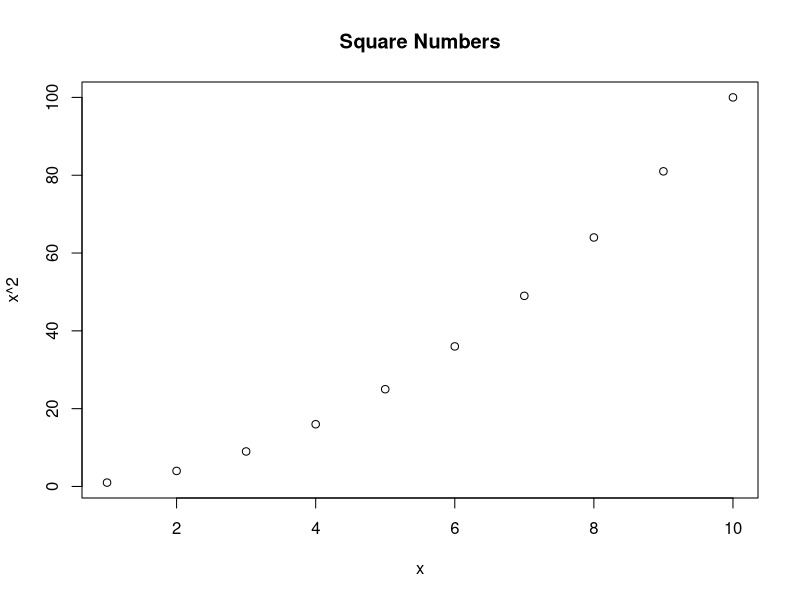

Source code (R):
## ---- chunk 1
#| echo: true
x <- 1:10
mean(x)
## ---- chunk 2
#| fig-width: 5
#| fig-height: 4
#| fig-cap: "A simple scatter plot"
plot(
    1:10,
    (1:10)^2,
    main = "Square Numbers",
    xlab = "x",
    ylab = "x^2"
)
## ---- chunk 3
x <- c(1, 2, 3)
mean(x)
## ---- chunk 4
secret <- 42
